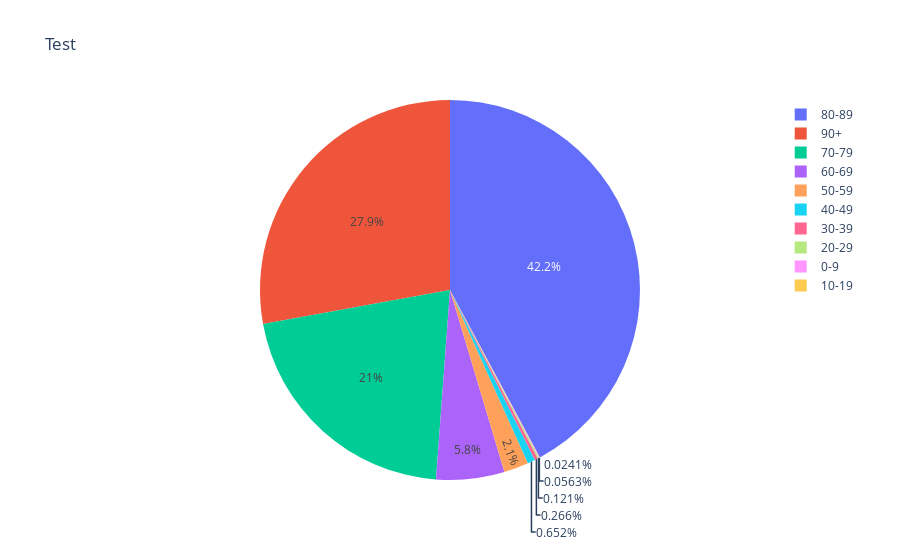

Notebook source saved alongside this figure:
### Code cell
import pandas
import plotly.express as px

#Gör dropdown med flera val, som antal fall, antal dödsfall mm. 

df = pd.read_csv("National_Total_Deaths_by_Age_Group.csv", encoding="UTF-8", header=0)

fig = px.pie(df, values="Total_Deaths", names="Age_Group", title="Test")

fig.show()

### Figure 1 — Plotly figure (JSON) as saved in the notebook; plotly's stock layout.template omitted (floating-point values rounded to 4 significant figures)
{"data": [{"domain": {"x": [0, 1], "y": [0, 1]}, "hovertemplate": "Age_Group=%{label}<br>Total_Deaths=%{value}<extra></extra>", "labels": ["0-9", "10-19", "20-29", "30-39", "40-49", "50-59", "60-69", "70-79", "80-89", "90+"], "legendgroup": "", "name": "", "showlegend": true, "type": "pie", "values": [7, 3, 15, 33, 81, 261, 721, 2605, 5239, 3463]}], "layout": {"legend": {"tracegroupgap": 0}, "title": {"text": "Test"}}}
